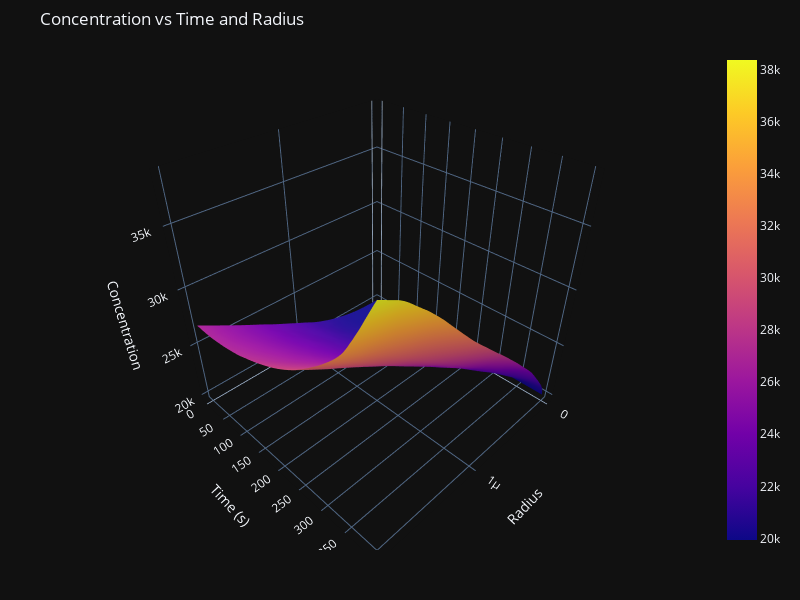
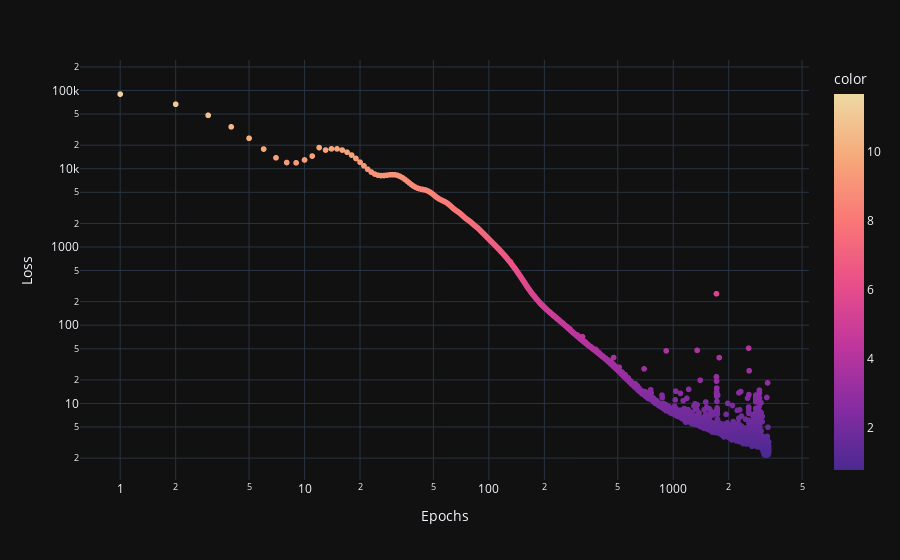
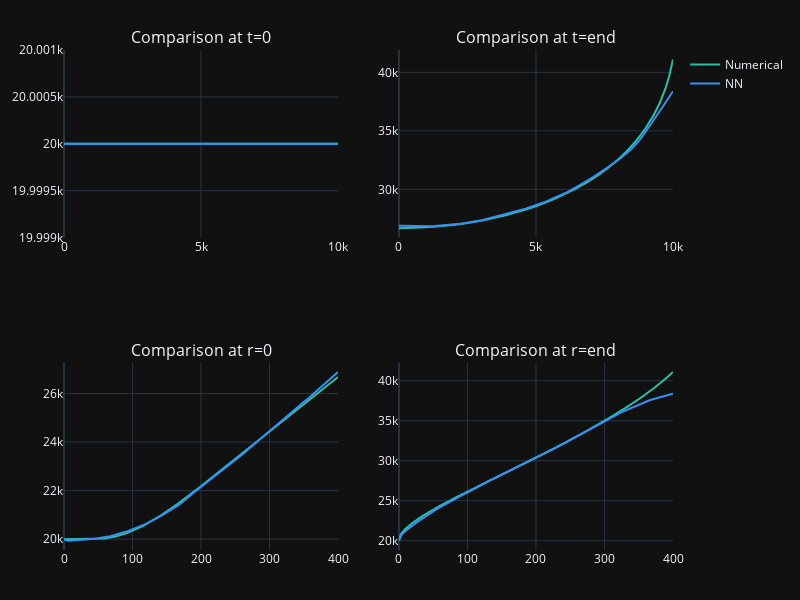

Notebook code cell kept with these figures, in order:
### Code cell
# nn seed
torch.manual_seed(727)
device = 'cuda'
N = 300
epochs_adam = 3000
lr_adam = 1e-4
epochs_lbfgs = 300


# define nn to train, two inputs for x and t
pinn = Network(2, 10, 64, 1, N, 100, device).to(device)


losses = pinn.train(epochs_adam, lr_adam, epochs_lbfgs)
